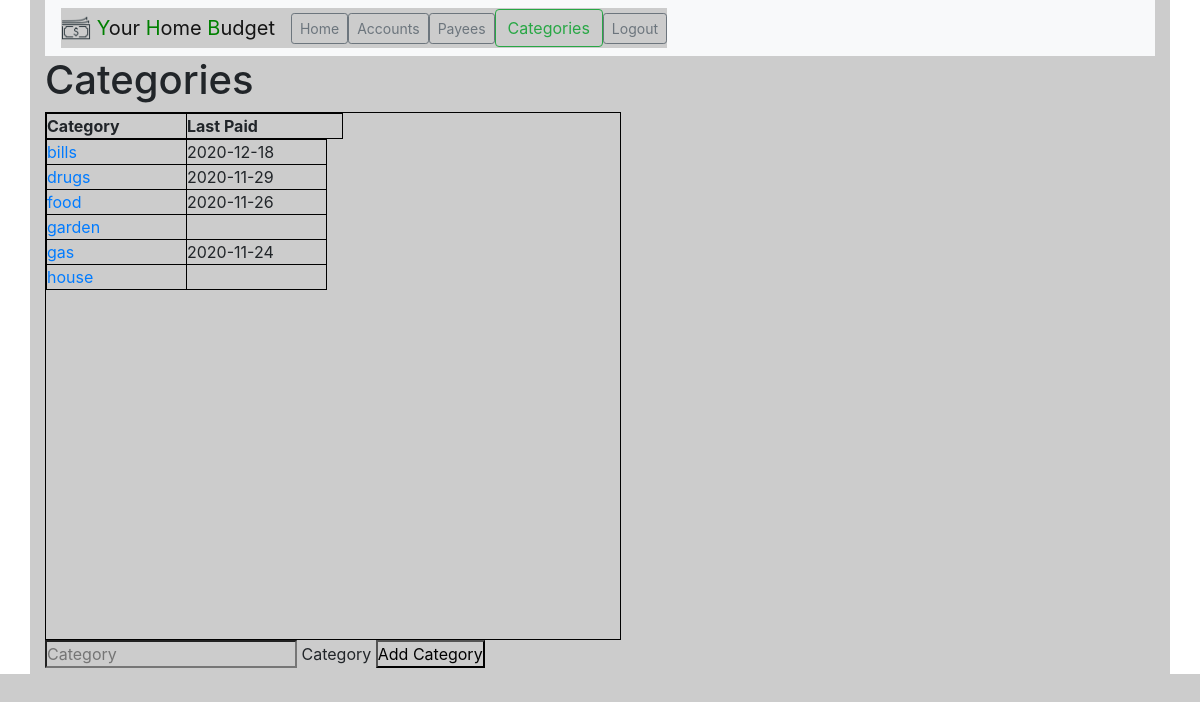
Page /categories (signed in) on the committed database.
### tables this page shows
CREATE TABLE category (category_id INTEGER PRIMARY KEY, category_name TEXT NOT NULL, user_id INTEGER NOT NULL);

### app/views.py (the view)
@app.route("/categories")
@login_required
def categories():
    st_name = "Categories"
    with sql.connect("sqlite.db") as con:
        cur = con.cursor()
        category_list_dict = category_list_from_db(session['user_id'], cur)
        for cat in category_list_dict:
            cur.execute(
                "SELECT MAX(date) FROM transactions WHERE category_id = ?",
                (cat["category_id"],))
            cat["last_paid"] = cur.fetchone()[0]
    con.close()
    return render_template(
        "categories.html", category_list_dict=category_list_dict,
        st_name=st_name)

### app/helpers.py (called while the page is built)
def login_required(f):
    @wraps(f)
    def decorated_function(*args, **kwargs):
        if session.get('user_id') is None:
            return redirect("/login")
        return f(*args, **kwargs)
    return decorated_function

def category_list_from_db(user_id, cur):
    category_list_dict = []
    cur.execute("""SELECT * FROM category WHERE user_id = ?
        ORDER BY category_name COLLATE NOCASE ASC""", (user_id,))
    category_db = cur.fetchall()
    if not category_db:
        flash("You need to add category before", "error")
        return redirect("/categories")
    for category in category_db:
        category_dict = {}
        category_dict["category_id"] = category[0]
        category_dict["category_name"] = category[1]
        category_dict["user_id"] = category[2]
        category_list_dict.append(category_dict)
    return category_list_dict

### app/views.py (called while the page is built)
@app.after_request
def after_request(response):
    response.headers["Cache-Control"] = "no-cache, no-store, must-revalidate"
    response.headers["Expires"] = 0
    response.headers["Pragma"] = "no-cache"
    return response

@app.context_processor
def inject_dict_for_all_templates():
    return dict(href_dict=href_dict)

### app/templates/categories.html (shortened to what this page needs)
{% extends "layout.html" %}
{% block main %}
    <h1>Categories</h1>
    <table>
        <thead>
            <tr>
                <th>Category</th>
                <th>Last Paid</th>
            </tr>
        </thead>
        <tbody>
            {% for cat in category_list_dict %}
            <tr>
                <td>
                    <a href="/category/{{ cat['category_id'] }}">
                        {{ cat["category_name"] }}
                    </a>
                </td>
                {% if cat["last_paid"] %}
                <td>{{ cat["last_paid"] }}</td>
                {% else %}
                <td></td>
                {% endif %}
            </tr>
            {% endfor %}
        </tbody>
    </table>
    <form action="/category_add" method="POST">
        <input name="category_name" type="text" placeholder="Category">
        <label for="category_name">Category</label>
        <button type="submit">Add Category</button>
    </form>
{% endblock %}

### app/static/style.css (style rules this page uses)
* { background-color: #ccc; margin: 0; padding: 0; }
table { width: 576px; border-spacing: 0; border: 1px solid black; border-collapse: collapse; }
tbody, tfoot tr, thead tr { display: block; }
tbody { height: 500px; overflow-y: auto; overflow-x: hidden; }
tbody td, thead th, tfoot td { width: 140px; }
thead th:last-child, tfoot td:last-child { width: 156px; }
th, td { border-spacing: 0; border: 1px solid black; border-collapse: collapse; }

### rows in the picture
category: category_name "bills", last_paid "2020-12-18"
category: category_name "drugs", last_paid "2020-11-29"
category: category_name "food", last_paid "2020-11-26"
category: category_name "garden"
category: category_name "gas", last_paid "2020-11-24"
category: category_name "house"

### other values in the picture
{{ element }} "Home" "Accounts" "Payees" "Logout"
{{ element }} "Categories"
